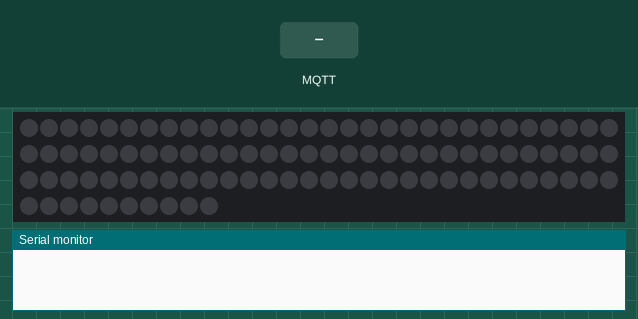
Simulated run of this sketch. Board: Arduino Mega 2560, built with avr-gcc and run on an emulated ATmega2560. On the bench: 100 RGB LEDs in strip order, left to right, continuing on the next row, the last lines printed to the serial monitor. Inputs (shaded band) come from the test bench. Dim RGB values are drawn brighter than linear; no MQTT or app messages arrive unless stated.

Above: at 2.3 s.
2.4 s: MQTT message "1" arrives on the first subscribed topic
At 2.7 s:
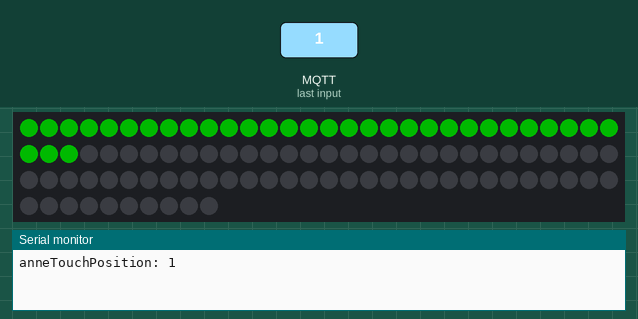
3.9 s: MQTT message "1" arrives on the second subscribed topic
At 5.0 s:
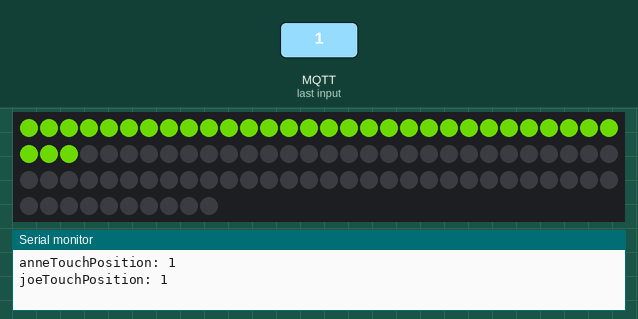
5.4 s: MQTT message "1" arrives on the third subscribed topic
At 6.0 s:
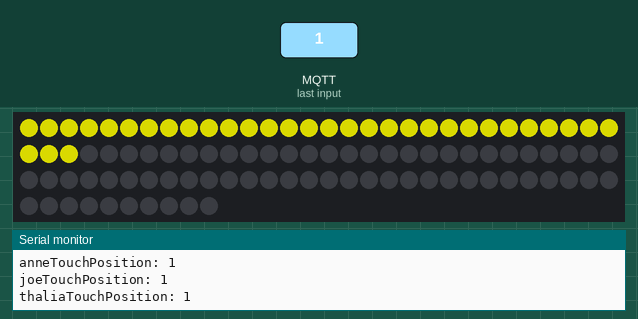
6.9 s: MQTT message "2" arrives on the first subscribed topic
At 8.1 s:
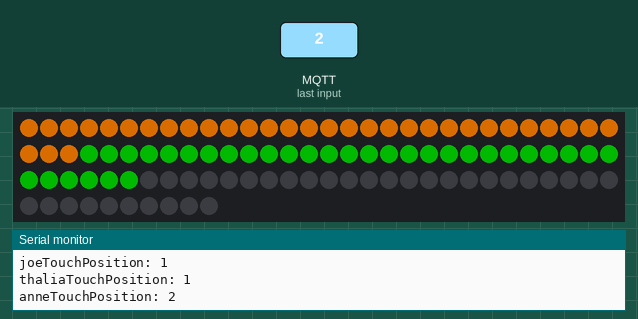
8.4 s: MQTT message "0" arrives on the first subscribed topic
At 9.4 s:
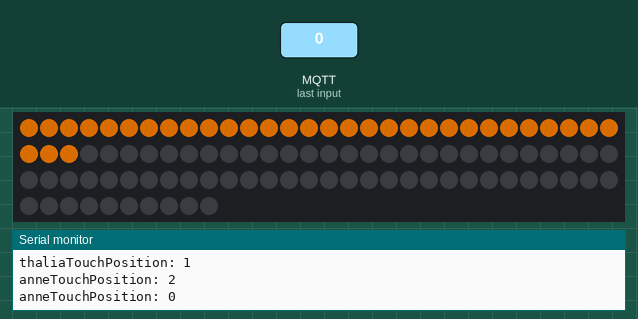
9.9 s: MQTT message "2" arrives on the second subscribed topic
At 11.3 s:
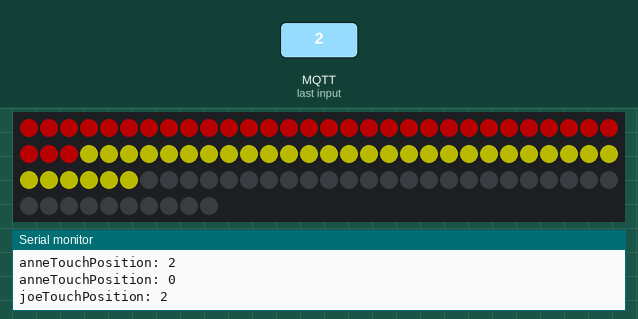
Timing chart, 0 to 12.4 s (numbered marks = the images above; inputs shaded):
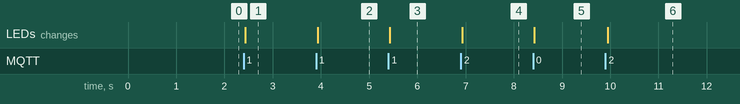

Measured:
- after the input at 2.4 s, the LEDs: change at once (image 1)
- after the input at 3.9 s, the LEDs: change at once (image 2)
- after the input at 5.4 s, the LEDs: change at once (image 3)
- after the input at 6.9 s, the LEDs: change at once (image 4)
- after the input at 8.4 s, the LEDs: change at once (image 5)
- after the input at 9.9 s, the LEDs: change after 0.05 s (image 6)

The sketch:

mycelium.ino
```cpp
/*
 * MYCELIUM code for Physical Computing 2 Final Project
 * Created by Thalia Godbout, Anne Vu, Joshuah Shillingford, Joseph Lawlor
 * April 6, 2022
 */

#include <Adafruit_NeoPixel.h>
#include "EspMQTTClient.h"

#define PIN 23
#define NUMPIXELS 100

Adafruit_NeoPixel pixels(NUMPIXELS, PIN, NEO_GRB + NEO_KHZ800);

EspMQTTClient client(
  "XXXXX", //SSID . "the name of your wifi Network"
  "XXXXX", //pssword . "password of your network"
  "XXXXX.cloud.shiftr.io", // Location of Shiftr Instance
  "XXXXX", //Name of Shiftr Instance
  "XXXXX", //Token Secret
  "Mycelium", //ClientID
   1883  // port
);

// Touch position of each mushroom
int anneTouchPosition;
int joshTouchPosition;
int joeTouchPosition;
int thaliaTouchPosition;

// Array representing four different mushrooms
// Each value represents which sensor each person is touching on their mushroom
// e.g. {2, 0, 1, 0} means mushroom 1 is touching sensor 2, mushroom 3 is touching sensor 1
// {Anne, Josh, Joe, Thalia}
int onTouch[] = {0, 0, 0, 0};

// Start and end pixels of each section on the LED strip
uint16_t pixelSection1_start = 0;
uint16_t pixelSection1_end = 32;
uint16_t pixelSection2_start = 33;
uint16_t pixelSection2_end = 65;
uint16_t pixelSection3_start = 66;
uint16_t pixelSection3_end = 99;

unsigned long lastMillis = 0;
int crashCounter = 0; // Crash counter to show how long ESP is connected to wifi

void setup() {
  Serial.begin(9600);
  pixels.begin(); // Initialize NeoPixel strip object
}

void onConnectionEstablished() {
  client.subscribe("Seals/Anne/touchPosition", onMessageReceived);
  client.subscribe("Seals/Joe/touchPosition", onMessageReceived);
  client.subscribe("Seals/Thalia/touchPosition", onMessageReceived);
  client.subscribe("Seals/Josh/touchPosition", onMessageReceived);
}

void loop() {
  client.loop();
  delay(10);

  if (millis() - lastMillis > 10000) {
    lastMillis = millis();
    client.publish("Seals/Mycelium/crashCounter", String(crashCounter)); // publishing a count
    crashCounter++;
  }

  // Store colours for each section along the LED strip
  uint32_t section1Colour = pixels.Color(0, 0, 0);
  uint32_t section2Colour = pixels.Color(0, 0, 0);
  uint32_t section3Colour = pixels.Color(0, 0, 0);

  // Add colours for each section depending on who's touching which sensors
  for (int i = 0; i < 4; i++) {
    if (onTouch[i] == 1) {
      section1Colour = addColours(section1Colour, i); // Add colour of mushroom i to section 1 colour
    } else if (onTouch[i] == 2) {
      section2Colour = addColours(section2Colour, i); // Add colour of mushroom i to section 2 colour
    } else if (onTouch[i] == 3) {
      section3Colour = addColours(section3Colour, i); // Add colour of mushroom i to section 3 colour
    }
  }

  // Turn 3 sections on using calculated colours
  lightsOnPlease(pixelSection1_start, pixelSection1_end, section1Colour);
  lightsOnPlease(pixelSection2_start, pixelSection2_end, section2Colour);
  lightsOnPlease(pixelSection3_start, pixelSection3_end, section3Colour);
}

// Lines commented out are currently causing issues
void lightsOnPlease(uint16_t start_index, uint16_t end_index, uint32_t color) {
  for (uint16_t i = start_index; i <= end_index; i++) {
    pixels.setPixelColor(i, color); // Set LED strip's colours
  }
  pixels.show(); // Turn LED strip on
}

// Given an original colour and a Mushroom id, add the colours, and return a packed RGB Color
uint32_t addColours(uint32_t oldColour, int id) {
  // Unpack the RGB values of old colour into separate components
  int newR = Red(oldColour);
  int newG = Green(oldColour);
  int newB = Blue(oldColour);

  if (id == 0) { // Add green values (G) for mushroom 0
    newG += 70;
  } else if (id == 1) { // Add blue value (B) for mushroom 1
    newB += 70;
  } else if (id == 2) { // Add yellow values (R and G) for mushroom 2
    newR += 70;
    newG += 70;
  } else if (id == 3) { // Add red vaue (R) for mushroom 3
    newR += 70;
  }

  return (pixels.Color(newR, newG, newB));
}

// Returns the Red component of a 32-bit color
// https://learn.adafruit.com/multi-tasking-the-arduino-part-3/utility-functions
uint8_t Red(uint32_t color) {
  return (color >> 16) & 0xFF;
}

// Returns the Green component of a 32-bit color
uint8_t Green(uint32_t color) {
  return (color >> 8) & 0xFF;
}

// Returns the Blue component of a 32-bit color
uint8_t Blue(uint32_t color) {
  return color & 0xFF;
}

void onMessageReceived(const String& topic, const String& message) {
  if (topic == "Seals/Anne/touchPosition") {
    anneTouchPosition = message.toInt();
    onTouch[0] = anneTouchPosition;
    Serial.print("anneTouchPosition: ");
    Serial.println(anneTouchPosition);
  }

  if (topic == "Seals/Josh/touchPosition") {
    joshTouchPosition = message.toInt();
    onTouch[1] = joshTouchPosition;
    Serial.print("joshTouchPosition: ");
    Serial.println(joshTouchPosition);
  }

  if (topic == "Seals/Joe/touchPosition") {
    joeTouchPosition = message.toInt();
    onTouch[2] = joeTouchPosition;
    Serial.print("joeTouchPosition: ");
    Serial.println(joeTouchPosition);
  }

  if (topic == "Seals/Thalia/touchPosition") {
    thaliaTouchPosition = message.toInt();
    onTouch[3] = thaliaTouchPosition;
    Serial.print("thaliaTouchPosition: ");
    Serial.println(thaliaTouchPosition);
  }
}
```
